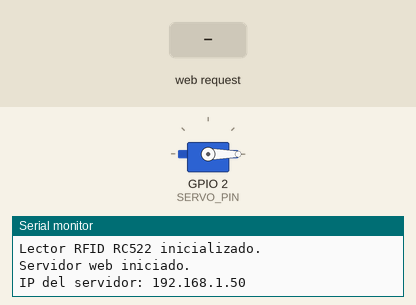
This sketch was run on a simulated ESP32. Shown: servo, the last lines printed to the serial monitor. Inputs (shaded band) come from the test bench. WiFi joins after 1.5 s; servers stay silent unless stated.

Above: at 2.7 s.
2.8 s: HTTP request GET /moverServo received
At 3.55 s:
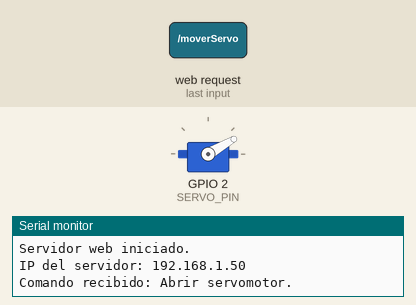
At 4.5 s:
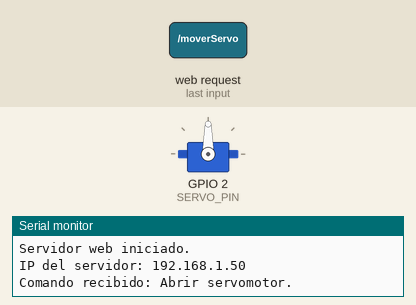
7.2 s: HTTP request GET /cerrarServo received
At 7.7 s:
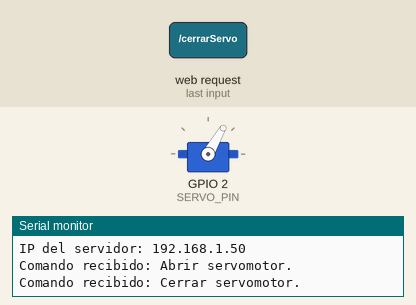
Timing chart, 0 to 10.2 s (numbered marks = the images above; inputs shaded):
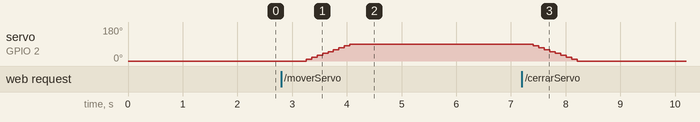

The sketch:

arduino_cod.ino
```cpp
#include <SPI.h>
#include <MFRC522.h>
#include <WiFi.h>
#include <ESP32Servo.h>
#include <WebServer.h>
#include <HTTPClient.h>

// Pines RC522
#define SS_PIN 5
#define RST_PIN 22

// Pines del servomotor
#define SERVO_PIN 2 // GPIO2 para la señal del servomotor

// Crear instancia del RC522
MFRC522 rfid(SS_PIN, RST_PIN);

// Configuración WiFi
const char* ssid = "Jordan";
const char* password = "cualquiera1";

// Crear instancia del servomotor
Servo servo;

// Crear instancia del servidor web en el puerto 80
WebServer server(80);

// UID válido para activar el servomotor
String uidValido = "3AF6AE2";

// API Key de ThingSpeak
const String apiKey = "N07RF2DD66BDYTL8";
const String thingSpeakServer = "http://api.thingspeak.com/update";

// Función para conectar al WiFi
void conectarWiFi() {
  Serial.print("Conectando a WiFi");
  WiFi.begin(ssid, password);

  while (WiFi.status() != WL_CONNECTED) {
    delay(500);
    Serial.print(".");
  }

  Serial.println("\nConectado a la red WiFi");
  Serial.print("Dirección IP: ");
  Serial.println(WiFi.localIP());
}

// Funciones para mover el servomotor
void moverServo() {
  Serial.println("Comando recibido: Abrir servomotor.");
  for (int angulo = 0; angulo <= 90; angulo += 10) {
    servo.write(angulo);
    delay(100);
  }
  server.send(200, "text/plain", "Servo movido a posición abierta");
}

void cerrarServo() {
  Serial.println("Comando recibido: Cerrar servomotor.");
  for (int angulo = 90; angulo >= 0; angulo -= 10) {
    servo.write(angulo);
    delay(100);
  }
  server.send(200, "text/plain", "Servo movido a posición cerrada");
}

// Función para enviar datos a ThingSpeak
void enviarThingSpeak(String uid) {
  if (WiFi.status() == WL_CONNECTED) {
    HTTPClient http;
    String url = thingSpeakServer + "?api_key=" + apiKey + "&field1=" + uid;

    http.begin(url);
    int httpResponseCode = http.GET();

    if (httpResponseCode > 0) {
      Serial.print("Datos enviados a ThingSpeak. Código de respuesta: ");
      Serial.println(httpResponseCode);
    } else {
      Serial.print("Error al enviar datos. Código: ");
      Serial.println(httpResponseCode);
    }

    http.end();
  } else {
    Serial.println("WiFi no conectado.");
  }
}

// Configuración inicial
void setup() {
  // Iniciar comunicación serial
  Serial.begin(115200);
  Serial.println("Iniciando sistema...");

  // Conectar a WiFi
  conectarWiFi();

  // Inicializar SPI para RC522
  SPI.begin(18, 19, 23, SS_PIN);
  rfid.PCD_Init();
  Serial.println("Lector RFID RC522 inicializado.");

  // Configurar el servomotor
  servo.attach(SERVO_PIN, 500, 2400);
  servo.write(0); // Posición inicial

  // Configurar rutas para controlar el servomotor desde el navegador
  server.on("/moverServo", moverServo);
  server.on("/cerrarServo", cerrarServo);

  // Configurar ruta de error para otras solicitudes
  server.onNotFound([]() {
    server.send(404, "text/plain", "Ruta no encontrada");
  });

  // Iniciar servidor web
  server.begin();
  Serial.println("Servidor web iniciado.");
  Serial.print("IP del servidor: ");
  Serial.println(WiFi.localIP());
}

// Bucle principal
void loop() {
  // Comprobar si hay una nueva tarjeta presente
  if (rfid.PICC_IsNewCardPresent() && rfid.PICC_ReadCardSerial()) {
    String uid = "";
    for (byte i = 0; i < rfid.uid.size; i++) {
      uid += String(rfid.uid.uidByte[i], HEX);
    }
    uid.toUpperCase();
    Serial.print("UID detectado: ");
    Serial.println(uid);

    // Verificar si el UID es válido
    if (uid == uidValido) {
      Serial.println("UID válido detectado, activando servomotor...");
      enviarThingSpeak(uid);
      moverServo();
      delay(10000);
      cerrarServo();

    } else {
      Serial.println("UID no válido.");
      // Enviar UID a ThingSpeak
      enviarThingSpeak(uid);
    }


    rfid.PICC_HaltA(); // Detener lectura de la tarjeta
  }

  // Manejar solicitudes del servidor web
  server.handleClient();
  delay(500); // Pausa para evitar múltiples lecturas
}
```

Measured:
- after the input at 2.8 s, servo on GPIO 2 (SERVO_PIN): moves from 0° to 90° over 0.80 s, starting after 0.46 s
- after the input at 7.2 s, servo on GPIO 2 (SERVO_PIN): moves from 90° to 0° over 0.80 s, starting after 0.21 s
